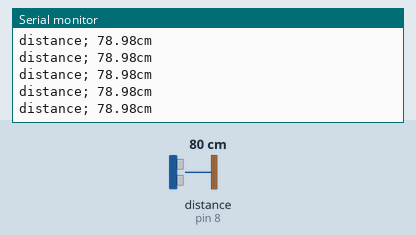
Recording of a sketch running on a simulated Arduino Uno, built with avr-gcc and run on an emulated ATmega328P. On the bench: the last lines printed to the serial monitor. Wiring (inferred from the names in the program): ultrasonic range finder: trigger pin 9; echo pin 8. The test bench sets the inputs (shaded band); at power-on: distance to the obstacle (sensor on pin 8) 80 cm. The echo pulse lasts 58.3 µs per cm.

Above: at 3.5 s.
3.6 s: distance to the obstacle (sensor on pin 8) set to 12 cm
At 3.88 s:
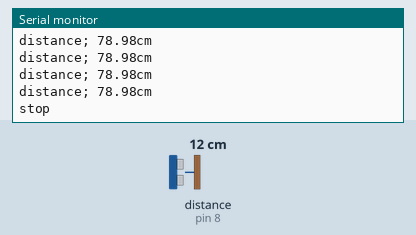
5.1 s: distance to the obstacle (sensor on pin 8) set to 9 cm
At 5.38 s:
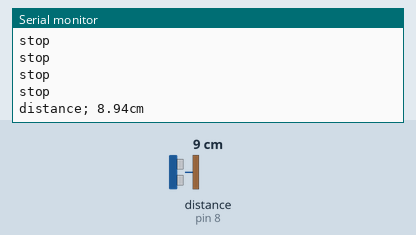
Timing chart, 0 to 8.1 s (numbered marks = the images above; inputs shaded):
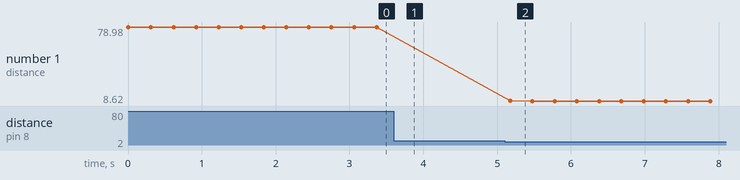

The sketch:

fengming_ultra_sonic.ino
```cpp
// 2025 january 5. Fengming ultra sonic

int trigpin = 9;
int echopin = 8;
float duration = 0;
float distance = 0;

void setup() {
  // put your setup code here, to run once:
  Serial.begin(9600);
  pinMode(trigpin, OUTPUT);
  pinMode(echopin, INPUT);
}

void loop() {
  // put your main code here, to run repeatedly:
  digitalWrite(trigpin, HIGH);
  delayMicroseconds(10);
  digitalWrite(trigpin, LOW);

  duration = pulseIn(echopin, HIGH);

  distance = 0.017 * duration;
  if ((distance > 10)&&(distance < 50)) {
    Serial.println("stop");
  } else {
    Serial.print("distance; ");
    Serial.print(distance);
    Serial.println("cm");
  }

  delay(300);
}
```

Measured:
- the behaviour switches between 11 and 10 cm on distance to the obstacle (sensor on pin 8) (found by bisection; images 1 and 2)
- after the input at 3.6 s, the serial monitor: prints a new line after 0.07 s (image 1)
- after the input at 5.1 s, the serial monitor: prints a new line after 0.08 s (image 2)
- plotted number 1: 78.98 → 8.62 after the input at 5.1 s
